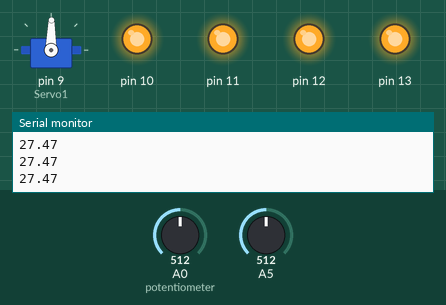
Simulated run of this sketch. Board: Arduino Uno, built with avr-gcc and run on an emulated ATmega328P. Shown: servo, output pins drawn as LEDs (lit = HIGH), the last lines printed to the serial monitor. Inputs (shaded band) come from the test bench; at power-on: A5 = 512, A0 (potentiometer) = 512.

Above: at 1.2 s.
1.3 s: A5 set to 139
2.8 s: A5 set to 126
At 4.0 s:
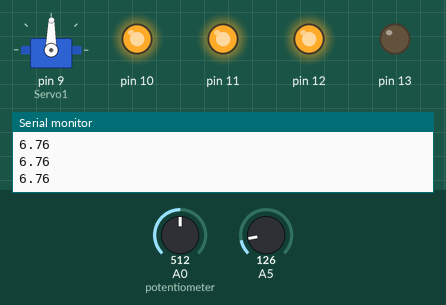
4.3 s: A0 (potentiometer) set to 716
At 5.2 s:
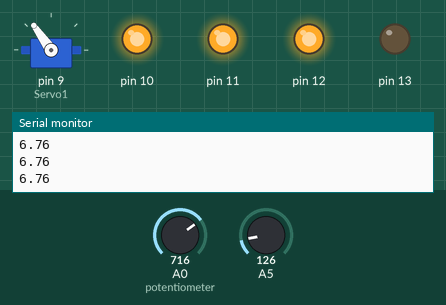
5.8 s: A0 (potentiometer) set to 900
At 6.3 s:
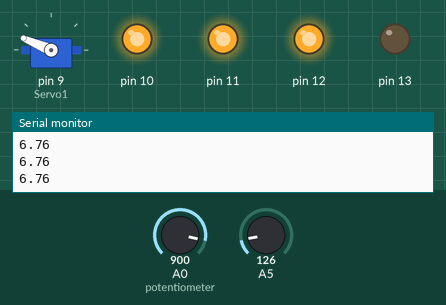
7.3 s: A5 set to 0
At 7.6 s:
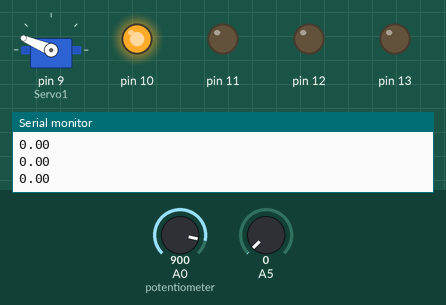
8.8 s: A0 (potentiometer) set to 1023
At 9.8 s:
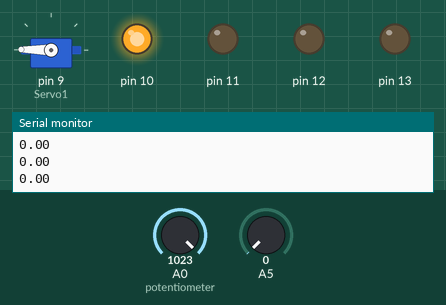
Timing chart, 0 to 11.3 s (numbered marks = the images above; inputs shaded):
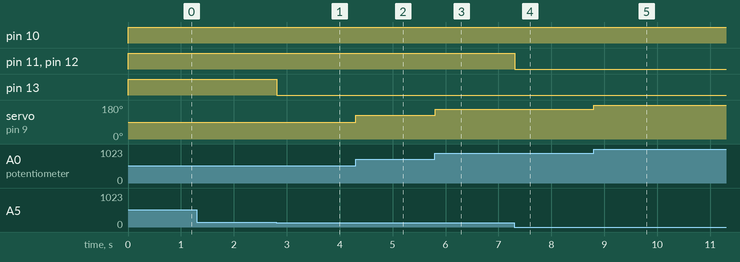

Measured:
- the behaviour switches between 127 and 126 on A5 (found by bisection; images 0 and 1)
- after the input at 2.8 s, pin 13: HIGH → LOW at once
- after the input at 4.3 s, servo on pin 9 (Servo1): 89° → 125° at once
- after the input at 5.8 s, servo on pin 9 (Servo1): 125° → 157° at once
- after the input at 7.3 s, pin 11, pin 12: HIGH → LOW at once
- after the input at 8.8 s, servo on pin 9 (Servo1): 157° → 179° at once

The sketch:

XP1_0_0.ino
```cpp
//VOLTAGE READING VARS

float vout = 0.0;
float vin = 0.0;
float R1 = 98250.0; // resistance of R1 (100K) -see text!
float R2 = 9795.0; // resistance of R2 (10K) - see text!
int value = 0;
//VOLTAGE READING VARS END

//SERVO CONTROL
#include <Servo.h>
Servo Servo1;
int pos = 0;
int val ;
//SERVO CONTROL END

void setup()
{
  Servo1.attach(9);
  pinMode(A5, INPUT);
  Serial.begin(9600);
  pinMode(10,OUTPUT);
  pinMode(11,OUTPUT);
  pinMode(12,OUTPUT);
  pinMode(13,OUTPUT);
}


void loop()
{
  //SERVO CONTROL
  val = analogRead(A0);            // reads the value of the potentiometer (value between 0 and 1023)
  val = map(val, 0, 1023, 0, 179);     // scale it to use it with the servo (value between 0 and 180)
  Servo1.write(val);                  // sets the servo position according to the scaled value


  //READ VOLTAGE
   value = analogRead(A5);
   vout = (value * 4.98 ) / 1024.0; // see text
   vin = vout / (R2/(R1+R2));
   if (vin<0.09) {
   vin=0.0;//statement to quash undesired reading !
   //READ VOLTAGE END
   }

   Serial.println(vin);
   int vinx = vin ;
   if(vin<=6){
   digitalWrite(10,HIGH);
   digitalWrite(11,LOW);
   digitalWrite(12,LOW);
   digitalWrite(13,LOW);
   }else if(vin<=6.5){
   digitalWrite(10,HIGH);
  digitalWrite(11,HIGH);
  digitalWrite(12,LOW);
  digitalWrite(13,LOW);
   }else if(vin<=6.8){
   digitalWrite(10,HIGH);
  digitalWrite(11,HIGH);
  digitalWrite(12,HIGH);
  digitalWrite(13,LOW);
   }else if(vin<=7){
   digitalWrite(10,HIGH);
   digitalWrite(11,HIGH);
   digitalWrite(12,HIGH);
   digitalWrite(13,HIGH);
   }
   else if(vin>7.1){
   digitalWrite(10,HIGH);
   digitalWrite(11,HIGH);
   digitalWrite(12,HIGH);
   digitalWrite(13,HIGH);
   }

   else if(vin>12){
     delay(500);
   digitalWrite(10,HIGH);
   digitalWrite(11,HIGH);
   digitalWrite(12,HIGH);
   digitalWrite(13,HIGH);
        delay(500);
   digitalWrite(10,LOW);
   digitalWrite(11,LOW);
   digitalWrite(12,LOW);
   digitalWrite(13,LOW);
   }


}
```
